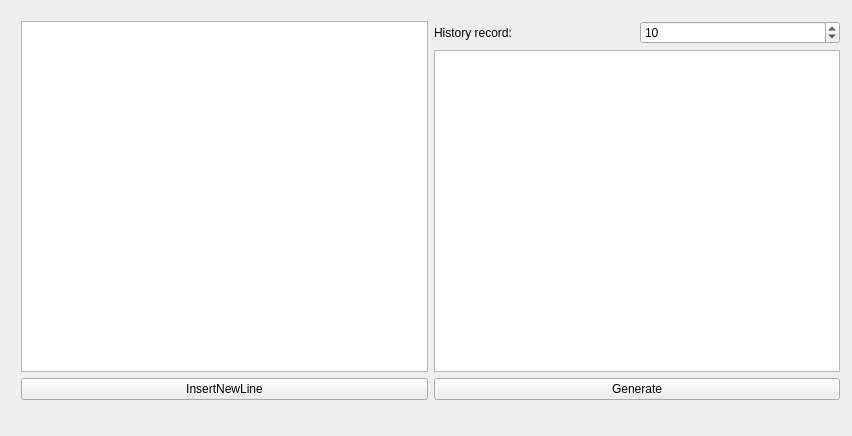
<?xml version="1.0" encoding="UTF-8"?>
<ui version="4.0">
 <class>MainWindow</class>
 <widget class="QMainWindow" name="MainWindow">
  <property name="geometry">
   <rect>
    <x>0</x>
    <y>0</y>
    <width>852</width>
    <height>436</height>
   </rect>
  </property>
  <property name="windowTitle">
   <string>RandomGenerator</string>
  </property>
  <property name="windowIcon">
   <iconset resource="src.qrc">
    <normaloff>:/ico/Internet.ico</normaloff>:/ico/Internet.ico</iconset>
  </property>
  <widget class="QWidget" name="centralWidget">
   <widget class="QWidget" name="layoutWidget">
    <property name="geometry">
     <rect>
      <x>10</x>
      <y>10</y>
      <width>841</width>
      <height>401</height>
     </rect>
    </property>
    <layout class="QHBoxLayout" name="horizontalLayout_2">
     <item>
      <layout class="QVBoxLayout" name="verticalLayout_2">
       <item>
        <widget class="QTableView" name="tableView"/>
       </item>
       <item>
        <widget class="QPushButton" name="pushButton_Insert">
         <property name="text">
          <string>InsertNewLine</string>
         </property>
        </widget>
       </item>
      </layout>
     </item>
     <item>
      <layout class="QVBoxLayout" name="verticalLayout">
       <item>
        <layout class="QHBoxLayout" name="horizontalLayout">
         <item>
          <widget class="QLabel" name="label">
           <property name="text">
            <string>History record:</string>
           </property>
          </widget>
         </item>
         <item>
          <widget class="QSpinBox" name="spinBox">
           <property name="value">
            <number>10</number>
           </property>
          </widget>
         </item>
        </layout>
       </item>
       <item>
        <widget class="QTableView" name="tableView_2"/>
       </item>
       <item>
        <widget class="QPushButton" name="pushButton_generate">
         <property name="text">
          <string>Generate</string>
         </property>
        </widget>
       </item>
      </layout>
     </item>
    </layout>
   </widget>
  </widget>
  <widget class="QMenuBar" name="menuBar">
   <property name="geometry">
    <rect>
     <x>0</x>
     <y>0</y>
     <width>852</width>
     <height>23</height>
    </rect>
   </property>
  </widget>
 </widget>
 <layoutdefault spacing="6" margin="11"/>
 <resources>
  <include location="src.qrc"/>
 </resources>
 <connections/>
</ui>
